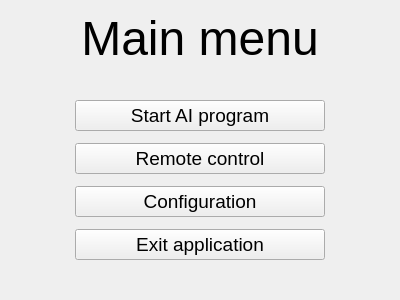
<?xml version="1.0" encoding="UTF-8"?>
<ui version="4.0">
 <class>FormMainMenu</class>
 <widget class="QWidget" name="FormMainMenu">
  <property name="geometry">
   <rect>
    <x>0</x>
    <y>0</y>
    <width>400</width>
    <height>300</height>
   </rect>
  </property>
  <property name="windowTitle">
   <string>Form</string>
  </property>
  <layout class="QGridLayout" name="gridLayout">
   <item row="3" column="1">
    <spacer name="verticalSpacer_2">
     <property name="orientation">
      <enum>Qt::Vertical</enum>
     </property>
     <property name="sizeHint" stdset="0">
      <size>
       <width>20</width>
       <height>40</height>
      </size>
     </property>
    </spacer>
   </item>
   <item row="2" column="1">
    <widget class="QWidget" name="widget" native="true">
     <layout class="QVBoxLayout" name="verticalLayout">
      <property name="spacing">
       <number>12</number>
      </property>
      <item>
       <widget class="QPushButton" name="pushButtonStartProgram">
        <property name="minimumSize">
         <size>
          <width>250</width>
          <height>0</height>
         </size>
        </property>
        <property name="font">
         <font>
          <pointsize>14</pointsize>
         </font>
        </property>
        <property name="text">
         <string>Start AI program</string>
        </property>
        <property name="autoDefault">
         <bool>true</bool>
        </property>
       </widget>
      </item>
      <item>
       <widget class="QPushButton" name="pushButtonRemoteControl">
        <property name="minimumSize">
         <size>
          <width>250</width>
          <height>0</height>
         </size>
        </property>
        <property name="font">
         <font>
          <pointsize>14</pointsize>
         </font>
        </property>
        <property name="text">
         <string>Remote control</string>
        </property>
       </widget>
      </item>
      <item>
       <widget class="QPushButton" name="pushButtonConfiguration">
        <property name="minimumSize">
         <size>
          <width>250</width>
          <height>0</height>
         </size>
        </property>
        <property name="font">
         <font>
          <pointsize>14</pointsize>
         </font>
        </property>
        <property name="text">
         <string>Configuration</string>
        </property>
       </widget>
      </item>
      <item>
       <widget class="QPushButton" name="pushButtonExit">
        <property name="minimumSize">
         <size>
          <width>250</width>
          <height>0</height>
         </size>
        </property>
        <property name="font">
         <font>
          <pointsize>14</pointsize>
         </font>
        </property>
        <property name="text">
         <string>Exit application</string>
        </property>
       </widget>
      </item>
     </layout>
    </widget>
   </item>
   <item row="2" column="2">
    <spacer name="horizontalSpacer_2">
     <property name="orientation">
      <enum>Qt::Horizontal</enum>
     </property>
     <property name="sizeHint" stdset="0">
      <size>
       <width>40</width>
       <height>20</height>
      </size>
     </property>
    </spacer>
   </item>
   <item row="0" column="1">
    <widget class="QLabel" name="label">
     <property name="font">
      <font>
       <pointsize>36</pointsize>
      </font>
     </property>
     <property name="text">
      <string>Main menu</string>
     </property>
     <property name="alignment">
      <set>Qt::AlignCenter</set>
     </property>
    </widget>
   </item>
   <item row="1" column="1">
    <spacer name="verticalSpacer">
     <property name="orientation">
      <enum>Qt::Vertical</enum>
     </property>
     <property name="sizeHint" stdset="0">
      <size>
       <width>20</width>
       <height>40</height>
      </size>
     </property>
    </spacer>
   </item>
   <item row="2" column="0">
    <spacer name="horizontalSpacer">
     <property name="orientation">
      <enum>Qt::Horizontal</enum>
     </property>
     <property name="sizeHint" stdset="0">
      <size>
       <width>40</width>
       <height>20</height>
      </size>
     </property>
    </spacer>
   </item>
  </layout>
 </widget>
 <resources/>
 <connections/>
</ui>
